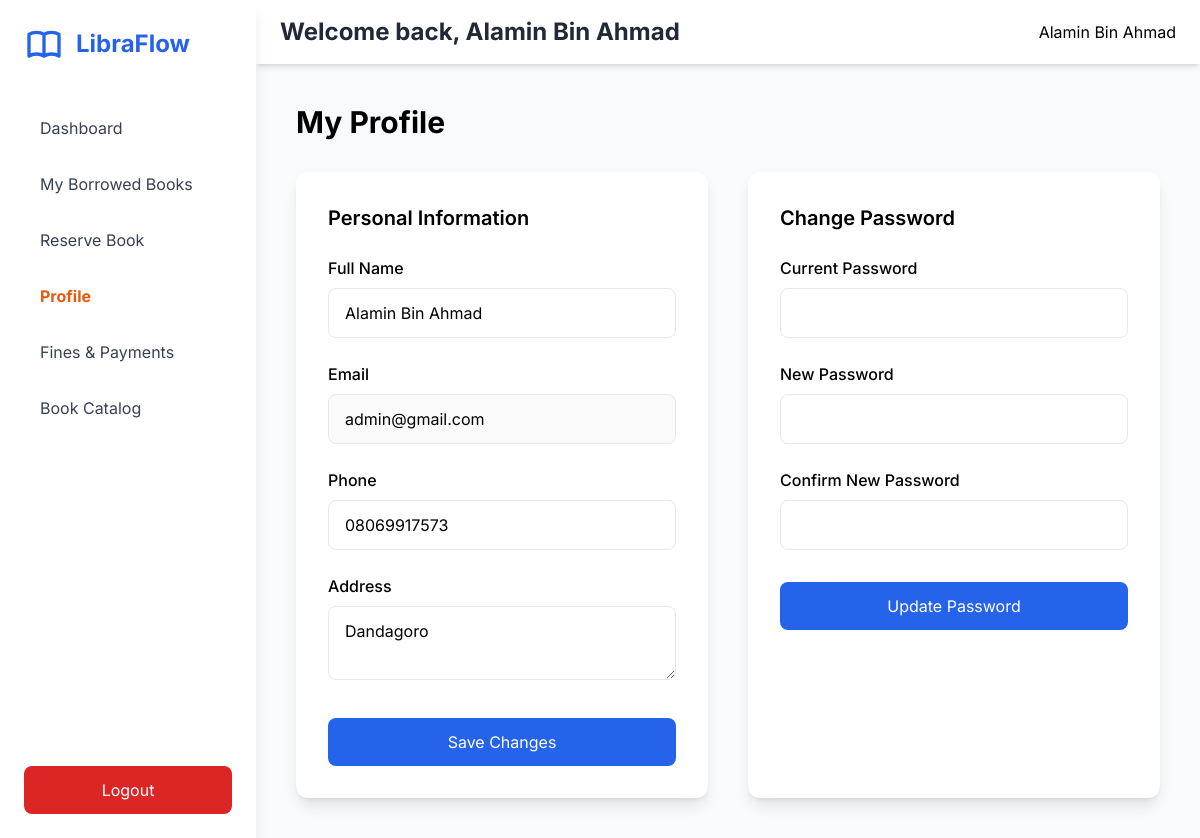
Before: /member/profile/ (signed in) with the older database file.
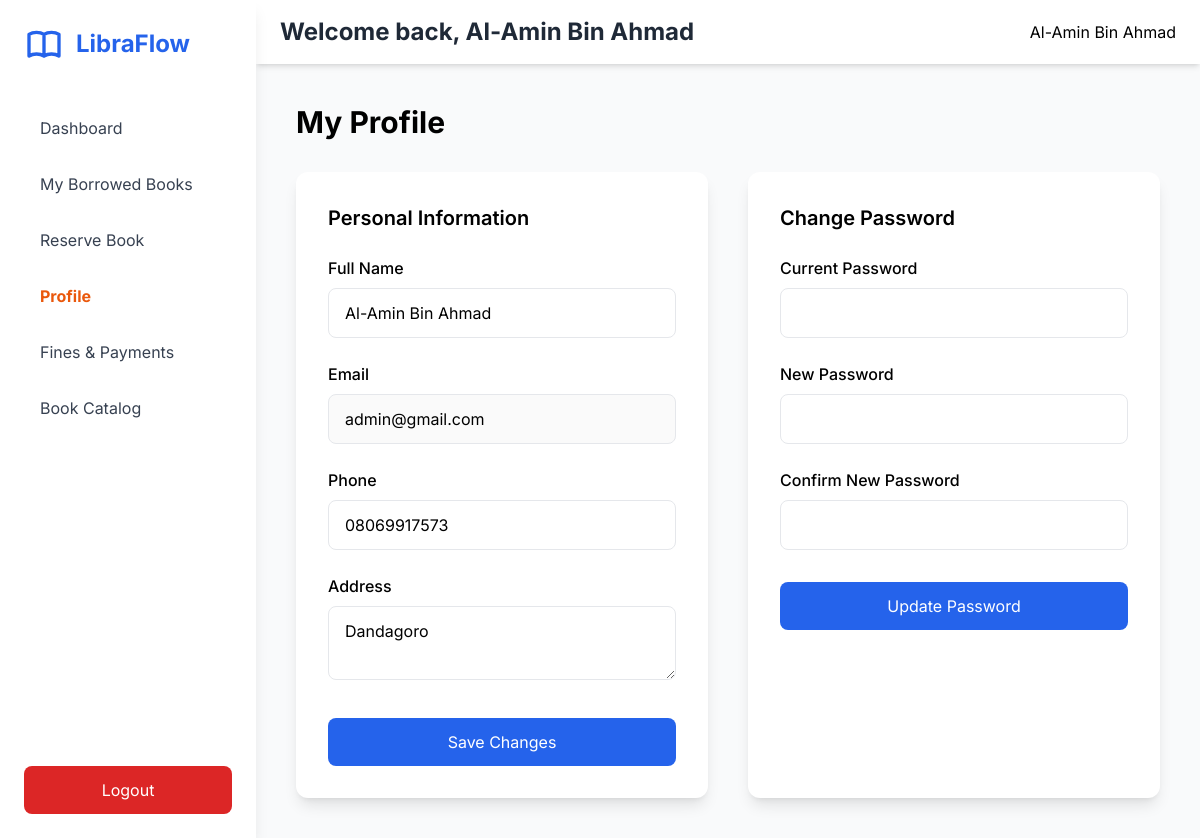
After: the same page with the newer database file.
### LYMSApp/models.py (models this page shows, shortened)
class Profile(models.Model):
    user = models.ForeignKey(AuthModel, on_delete=models.CASCADE)
    full_name = models.CharField(max_length=20)
    home_address = models.TextField()

class AuthModel(AbstractUser):
    username = None
    email = models.EmailField(unique=True)
    phone_number = models.CharField(max_length=20, blank=True)
    role = models.CharField(max_length=20)
    USERNAME_FIELD = "email"
    REQUIRED_FIELDS = []
    objects = UserManager()

### LYMSApp/views.py (the view)
# urls.py: path("member/profile/", views.member_profile, name="member-profile"),
@login_required(login_url='/login/')
def member_profile(request):
    current_user = request.user
    user_profile = models.Profile.objects.filter(user=current_user).first()
    context = {
        "profile": user_profile
    }
    return render(request, "members/profile.html", context)

### templates/members/profile.html (shortened to what this page needs)
{% extends "members/base.html" %}
{% block content %}
<main class="p-6 md:p-10">
    <h3 class="text-3xl font-bold mb-8">My Profile</h3>
    <div class="grid md:grid-cols-2 gap-10">
        <div class="bg-white p-8 rounded-xl shadow-lg">
            <h4 class="text-xl font-semibold mb-6">Personal Information</h4>
            <form>
                <div class="grid gap-6">
                    <div><label class="block font-medium mb-2">Full Name</label><input type="text" value="{{profile.full_name}}" class="w-full px-4 py-3 border rounded-lg"/></div>
                    <div><label class="block font-medium mb-2">Email</label><input type="email" value="{{profile.user.email}}" disabled class="w-full px-4 py-3 border rounded-lg"/></div>
                    <div><label class="block font-medium mb-2">Phone</label><input type="tel" value="{{profile.user.phone_number}}" class="w-full px-4 py-3 border rounded-lg"/></div>
                    <div><label class="block font-medium mb-2">Address</label><textarea class="w-full px-4 py-3 border rounded-lg">{{profile.home_address}}</textarea></div>
                </div>
                <button type="submit" class="mt-8 w-full bg-blue-600 text-white py-3 rounded-lg hover:bg-blue-700">Save Changes</button>
            </form>
        </div>
        <div class="bg-white p-8 rounded-xl shadow-lg">
            <h4 class="text-xl font-semibold mb-6">Change Password</h4>
            <form>
                <div class="space-y-6">
                    <div><label class="block font-medium mb-2">Current Password</label><input type="password" class="w-full px-4 py-3 border rounded-lg"/></div>
                    <div><label class="block font-medium mb-2">New Password</label><input type="password" class="w-full px-4 py-3 border rounded-lg"/></div>
                    <div><label class="block font-medium mb-2">Confirm New Password</label><input type="password" class="w-full px-4 py-3 border rounded-lg"/></div>
                </div>
                <button type="submit" class="mt-8 w-full bg-blue-600 text-white py-3 rounded-lg hover:bg-blue-700">Update Password</button>
            </form>
        </div>
    </div>
</main>
{% endblock content %}

### templates/members/base.html (shortened to what this page needs)
{% load static %}
<!DOCTYPE html>
<html lang="en">
<head>
  <script src="https://cdn.tailwindcss.com"></script>
  <link rel="stylesheet" href="{% static 'css/toast.css' %}">
</head>
<body class="bg-gray-50">
<div class="min-h-screen flex">
  <aside id="sidebar" class="fixed inset-y-0 left-0 z-40 w-64 bg-white shadow-lg transform -translate-x-full md:translate-x-0 transition-transform">
    <div class="p-6">
      <div class="flex items-center space-x-3 mb-10">
        <h1 class="text-2xl font-bold text-blue-600">LibraFlow</h1>
      </div>
      <nav class="space-y-2">
        <a href="/member/dash/" class="block px-4 py-3 rounded-lg hover:bg-blue-50 text-gray-700 {% if request.path == '/member/dash/' %}font-bold text-orange-600{% endif %}">Dashboard</a>
        <a href="/member/my-books/" class="block px-4 py-3 rounded-lg hover:bg-blue-50 text-gray-700 {% if request.path == '/member/my-books/' %}font-bold text-orange-600{% endif %}">My Borrowed Books</a>
        <a href="/member/reserve-book/" class="block px-4 py-3 rounded-lg hover:bg-blue-50 text-gray-700 {% if request.path == '/member/reserve-book/' %}font-bold text-orange-600{% endif %}">Reserve Book</a>
        <a href="/member/profile/" class="block px-4 py-3 rounded-lg hover:bg-blue-50 text-gray-700 {% if request.path == '/member/profile/' %}font-bold text-orange-600{% endif %}">Profile</a>
        <a href="/member/fines/" class="block px-4 py-3 rounded-lg hover:bg-blue-50 text-gray-700 {% if request.path == '/member/fines/' %}font-bold text-orange-600{% endif %}">Fines & Payments</a>
        <a href="/member/catalog/" class="block px-4 py-3 rounded-lg hover:bg-blue-50 text-gray-700 {% if request.path == '/member/catalog/' %}font-bold text-orange-600{% endif %}">Book Catalog</a>
      </nav>
    </div>
    <div class="absolute bottom-0 w-full p-6">
      <a href="/logout/" class="block px-4 py-3 bg-red-600 text-white rounded-lg text-center hover:bg-red-700">Logout</a>
    </div>
  </aside>
<div class="flex-1 md:ml-64">
    <header class="bg-white shadow-md px-6 py-4 flex justify-between items-center">
        <h2 class="text-2xl font-bold text-gray-800">Welcome back, {{profile.full_name}}</h2>
        <div class="relative">
            <button id="profile-btn" class="flex items-center space-x-3 hover:opacity-80">
            <span class="hidden md:block">{{profile.full_name}}</span>
            </button>
        </div>
    </header>
    {% block content %}{% endblock content %}
</div>
</body>
</html>

Changed rows visible on the page:
changed Profile "Dandagoro": full_name "Alamin Bin Ahmad" → "Al-Amin Bin Ahmad"
